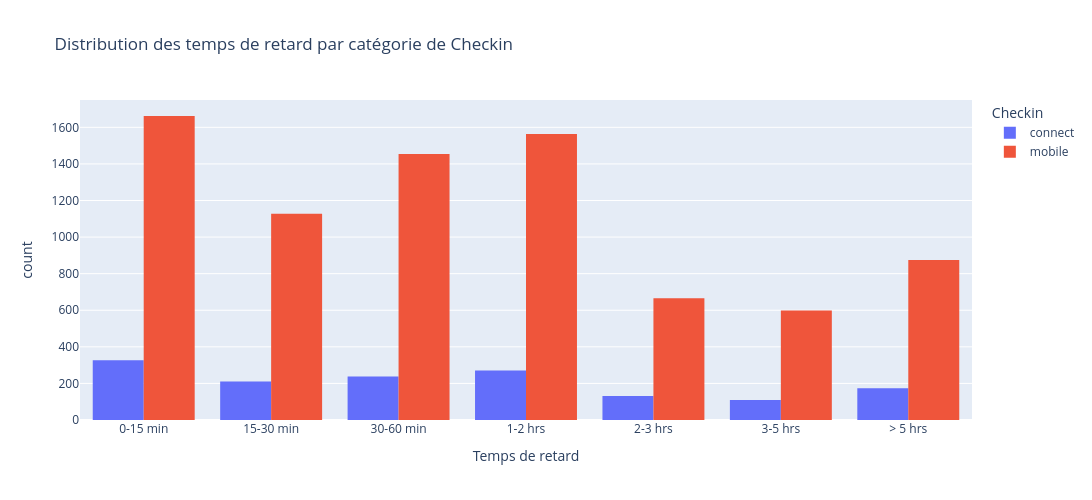

Source (notebook cell):
### Code cell
bins = [0, 15, 30, 60, 120, 180, 300, float('inf')]
labels = ["0-15 min",
          "15-30 min",
          "30-60 min", 
          "1-2 hrs",
          "2-3 hrs",
          "3-5 hrs",
          "> 5 hrs"]
df_with_delay["category"] = pd.cut(
    df_with_delay["delay_at_checkout_in_minutes"],
    bins=bins,
    labels=labels,
    right=True
)


delay_cat_fig = px.histogram(x=df_with_delay["category"], 
                   title="Distribution des temps de retard par catégorie de Checkin", 
                   barmode="group", 
                   color=df_with_delay["checkin_type"].sort_values())

delay_cat_fig.update_layout(legend_title_text="Checkin", width=1800, height=500)
delay_cat_fig.update_xaxes(categoryorder='array', categoryarray=labels, title="Temps de retard")
delay_cat_fig.show()

show_images(delay_cat_fig, "../images/delay_cat_fig.png")

### Figure 1 — Plotly figure (JSON) as saved in the notebook; plotly's stock layout.template omitted (floating-point values rounded to 4 significant figures; data arrays with more than 128 entries replaced by an {"elided": "..."} marker saying what was removed)
{"data": [{"alignmentgroup": "True", "bingroup": "x", "hovertemplate": "color=connect<br>x=%{x}<br>count=%{y}<extra></extra>", "legendgroup": "connect", "marker": {"color": "#636efa", "pattern": {"shape": ""}}, "name": "connect", "offsetgroup": "connect", "orientation": "v", "showlegend": true, "type": "histogram", "x": {"elided": "1459 str values"}, "xaxis": "x", "yaxis": "y"}, {"alignmentgroup": "True", "bingroup": "x", "hovertemplate": "color=mobile<br>x=%{x}<br>count=%{y}<extra></extra>", "legendgroup": "mobile", "marker": {"color": "#EF553B", "pattern": {"shape": ""}}, "name": "mobile", "offsetgroup": "mobile", "orientation": "v", "showlegend": true, "type": "histogram", "x": {"elided": "7945 str values"}, "xaxis": "x", "yaxis": "y"}], "layout": {"barmode": "group", "height": 500, "legend": {"title": {"text": "Checkin"}, "tracegroupgap": 0}, "title": {"text": "Distribution des temps de retard par catégorie de Checkin"}, "width": 1800, "xaxis": {"anchor": "y", "categoryarray": ["0-15 min", "15-30 min", "30-60 min", "1-2 hrs", "2-3 hrs", "3-5 hrs", "> 5 hrs"], "categoryorder": "array", "domain": [0, 1], "title": {"text": "Temps de retard"}}, "yaxis": {"anchor": "x", "domain": [0, 1], "title": {"text": "count"}}}}
